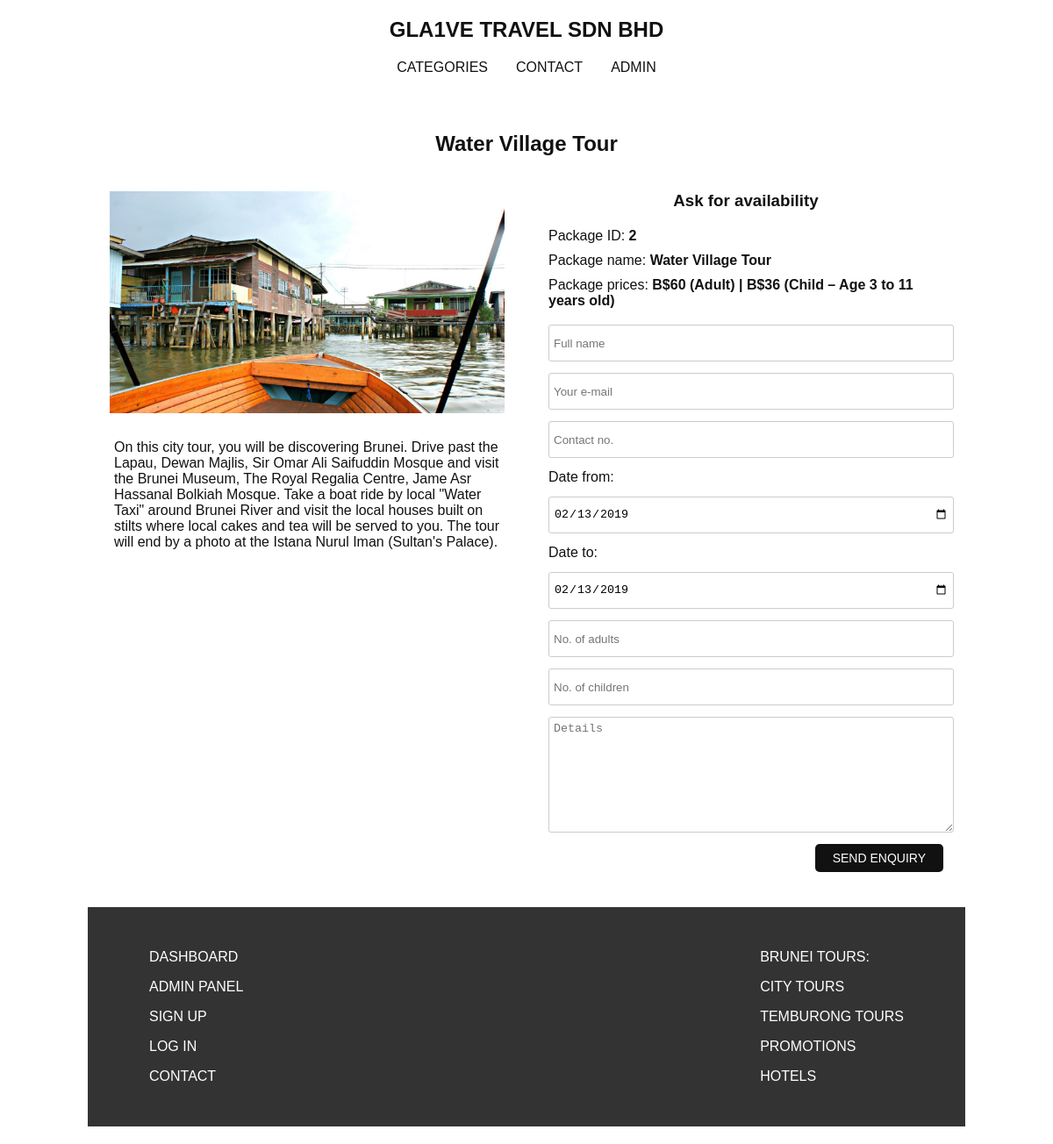
The app's page /book.php?pid=2 with its own data.
### tables this page shows
CREATE TABLE `package` (
  `packid` int(200) NOT NULL,
  `packagename` varchar(1000) NOT NULL,
  `category` int(200) NOT NULL,
  `priceAdult` int(200) NOT NULL,
  `priceChild` int(200) NOT NULL,
  `priceHotel` int(200) NOT NULL,
  `priceCar` int(11) NOT NULL,
  `detail` varchar(8000) NOT NULL,
  `image` varchar(200) NOT NULL
);

### book.php (the view, shortened to what this page needs)
<?php
   require "header.php";
?>
      <main>
         <div class="wrapper">
            <?php
               global $db;
               $query = "SELECT * FROM package WHERE packid='" . $_GET["pid"] ."'";
               $result = mysqli_query($db, $query);
               $data = mysqli_fetch_array($result);
            ?>
            <section class="section-default">
               <h2><?php echo $data[1]; ?></h2>
            </section>
            <section class="section-right">
               <form class="enquiry-form" action="book.php" method="post">
                  <h3>Ask for availability</h3>
                  <ul>
                     <li>Package ID: <strong><?php echo $data[0]; ?></strong></li>
                     <li>Package name: <strong><?php echo $data[1]; ?></strong></li>
                     <li>Package prices: <strong>B$<?php echo $data[3]; ?> (Adult) | B$<?php echo $data[4]; ?> (Child – Age 3 to 11 years old)</strong></li>
                  </ul>
                  <input type="text" name="name_enquiry" placeholder="Full name" required>
                  <input type="text" name="mail_enquiry" placeholder="Your e-mail" required>
                  <input type="text" name="phone_enquiry" placeholder="Contact no." required>
                  Date from:
                  <input type="date" name="date_from" min="2018-11-01" max="2050-12-31" value="<?php echo date("Y-m-d"); ?>"  required>
                  Date to:
                  <input type="date" name="date_to" min="2018-11-01" max="2050-12-31" value="<?php echo date("Y-m-d"); ?>"  required>
                  <input type="text" name="adult_enquiry" placeholder="No. of adults" required>
                  <input type="text" name="child_enquiry" placeholder="No. of children" required>
                  <textarea name="message_enquiry" placeholder="Details"></textarea>
                  <button type="submit" class="btn" name="enquiry_btn">SEND ENQUIRY</button>
               </form>
            </section>
            <section class="section-left">
               <div class="">
                  <img src="gallery/<?php echo $data[8];?>" alt="<?php echo $data[1];?>">
               </div>
               <p><?php echo $data[7];?></p>
            </section>
         </div>
      </main>
<?php
   require "footer.php";
?>

### style.css (style rules this page uses)
* { text-decoration: none; padding: 0; margin: 0; }
body { font-family: arial, "Times New Roman"; }
.section-default { width: 40%; margin: 50px auto 0px; color: #111; font-family: arial, "Times New Roman"; }
.section-default h2 { text-align: center; }
.section-admin-right h2, h3 { margin-bottom: 20px; text-align: center; }
.section-left { width: 50%; margin: 10px auto 0px; color: #111; font-family: arial, "Times New Roman"; display: block; float: left; }
.section-left img { margin: 30px auto 30px; display: block; width: 90%; height: auto; }
.section-left h2, h3 { text-align: center; }
.section-left p { margin: 30px 30px; }
.section-right { width: 50%; margin: 40px auto 0px; color: #111; font-family: arial, "Times New Roman"; display: block; float: right; }
.section-right h2, h3 { margin-bottom: 20px; text-align: center; }
.section-right li { padding: 0 0 10px 0; }
.btn { padding: 8px 20px; font-size: 14px; color: #fff; background: #111; border: none; border-radius: 5px; }
.enquiry-form { width: 90%; margin: 0px auto; }
.section-right .enquiry-form ul li { list-style: none; margin-bottom: 5px; padding: 0 0 5px 0; }
.enquiry-form input { display: block; width: 100%; height: 30px; margin: 13px 0 13px 0; padding: 5px 5px; border-radius: 3px; border: 1px solid #ccc; }
.enquiry-form textarea { display: block; width: 100%; height: 120px; margin: 13px 0 13px 0; padding: 5px 5px; border-radius: 3px; border: 1px solid #ccc; }
.enquiry-form .btn { float: right; }
@media only screen and (min-width: 1000px) { .wrapper { width: 1000px; margin: 0 auto; padding-bottom: 20px; overflow: hidden; } }
@media only screen and (min-width: 1000px) { img, span { height:100px; width:150px; margin-left: 10px; text-align: center; } }
@media only screen and (min-width: 1000px) { img, .imgName { text-align: center; } }
@media only screen and (min-width: 1000px) { img { margin-bottom: -4px; } }

### records on screen
package: packagename "Water Village Tour", packid "2", priceAdult "60", priceChild "36", image (picture), detail "On this city tour, you will be discovering Brunei. Drive past the Lapau, Dewan Majlis, Sir Omar Ali Saifuddin Mosque and visit the Brunei Museum, The Royal Regalia Centre, Jame Asr Hassanal Bolkiah Mosque. Take a boat ride by local \"Water Taxi\" around Brunei River and visit the local houses built on stilts where local cakes and tea will be served to you. The tour will end by a photo at the Istana Nurul Iman (Sultan's Palace)."
